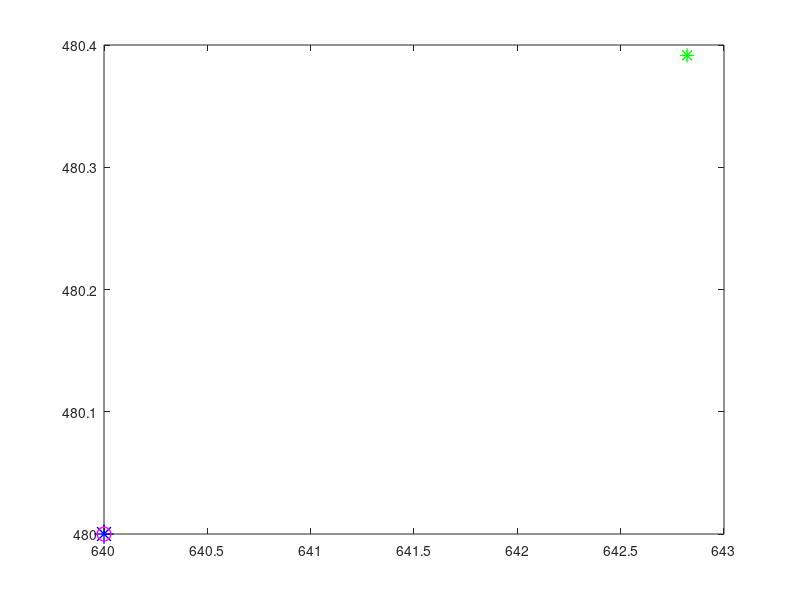

Write the MATLAB code that produced this figure.
SCREEN_X = 1280;
SCREEN_Y = 960;
global ICX ICY b_config_plot_on
b_config_plot_on = true; %Ploting Graph
ICX = SCREEN_X / 2+eps;  %2
ICY = SCREEN_Y / 2+eps;  %1
MX=700;%E_n
MY=500;

% angleC = calculate_vector_angle( MX, MY, ICX, ICY );
% m = tan((pi/180)*(angleC)) % Slope of given angle of En respect to O frame
% m2= (MY-ICY)/(MX-ICX)
%             deltaT = sqrt(deltay^2 + deltax^2);
% EdgeX=710;
% EdgeY=510;
% AngularCom=((abs((-(EdgeX-ICX))+m2*(EdgeY-ICY)))/sqrt(1+m2^2))
% Dist=abs(((MX-ICX)*(ICY-EdgeY))-((ICX-EdgeX)*(MY-ICY)))/(sqrt((MX-ICX)^2+(MY-ICY)^2))
% %Acom=cos(AngularCom(1,1));
% %Bcom=sin(AngularCom(1,1));
% %AngularCom=abs((180/pi)*atan2(Bcom,Acom))  
% plot(ICX,ICY,'- *b','MarkerSize', 18,'LineWidth' , 1)
% hold on
% plot(MX,MY,'- om','MarkerSize', 18,'LineWidth' , 1)
% hold on
% plot(EdgeX,EdgeY,'- *g','MarkerSize', 18,'LineWidth' , 1)
%% Flow Optic (Field of Motion)


f=45; %Smaller means smaller distance 25 means 1 pixel
x=ICX-ICX;
y=ICY-ICY;
omx= 0.0087; %x-1
omy= -0.0627; %x-1
omz=-0.0017; 
V_x=-omy*f+omz*y+((omx*x*y)/(f))-((omy*x^2)/f)
V_y=+omx*f-omz*x-((omy*x*y)/(f))+((omx*y^2)/f)
xnew=x+V_x+ICX
ynew=y+V_y+ICY


plot(ICX,ICY,'- *b','MarkerSize', 14,'LineWidth' , 1)
hold on
plot(x+ICX,y+ICY,'- om','MarkerSize', 10,'LineWidth' , 1)
hold on
plot(xnew,ynew,'- *g','MarkerSize', 10,'LineWidth' , 1)

















